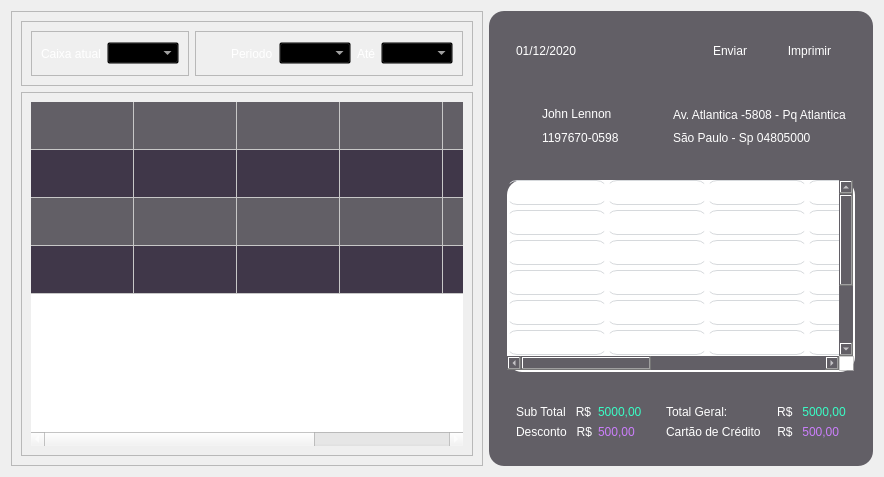
      <widget class="QWidget" name="tab">
       <attribute name="icon">
        <iconset resource="../qrc/source.qrc">
         <normaloff>:/iconteste/icons/clipboard.png</normaloff>:/iconteste/icons/clipboard.png</iconset>
       </attribute>
       <attribute name="title">
        <string>Pedidos</string>
       </attribute>
       <layout class="QHBoxLayout" name="horizontalLayout_14">
        <item>
         <widget class="QFrame" name="frame_20">
          <property name="styleSheet">
           <string notr="true">color:white;</string>
          </property>
          <property name="frameShape">
           <enum>QFrame::StyledPanel</enum>
          </property>
          <property name="frameShadow">
           <enum>QFrame::Raised</enum>
          </property>
          <layout class="QVBoxLayout" name="verticalLayout_4">
           <item>
            <widget class="QFrame" name="frame_17">
             <property name="frameShape">
              <enum>QFrame::StyledPanel</enum>
             </property>
             <property name="frameShadow">
              <enum>QFrame::Raised</enum>
             </property>
             <layout class="QHBoxLayout" name="horizontalLayout_12">
              <item>
               <widget class="QFrame" name="frame_18">
                <property name="frameShape">
                 <enum>QFrame::StyledPanel</enum>
                </property>
                <property name="frameShadow">
                 <enum>QFrame::Raised</enum>
                </property>
                <layout class="QHBoxLayout" name="horizontalLayout_11">
                 <item>
                  <widget class="QPushButton" name="pushButton_9">
                   <property name="minimumSize">
                    <size>
                     <width>0</width>
                     <height>25</height>
                    </size>
                   </property>
                   <property name="maximumSize">
                    <size>
                     <width>200</width>
                     <height>16777215</height>
                    </size>
                   </property>
                   <property name="styleSheet">
                    <string notr="true">QPushButton{
border:0px;
border-radius:12px;
}
QPushButton::hover
{

background-color:#281c35;

}
QPushButton::pressed
{
border-style: outset;
border-width: 3px;
border-color: #30fcc2;
background-color:281c35;
}</string>
                   </property>
                   <property name="text">
                    <string>Caixa atual</string>
                   </property>
                   <property name="icon">
                    <iconset resource="../qrc/source.qrc">
                     <normaloff>:/iconteste/icons/store.png</normaloff>:/iconteste/icons/store.png</iconset>
                   </property>
                   <property name="iconSize">
                    <size>
                     <width>24</width>
                     <height>24</height>
                    </size>
                   </property>
                  </widget>
                 </item>
                 <item>
                  <widget class="QComboBox" name="comboBox">
                   <property name="styleSheet">
                    <string notr="true">background-color:transparent;
color:white;</string>
                   </property>
                  </widget>
                 </item>
                </layout>
               </widget>
              </item>
              <item>
               <widget class="QFrame" name="frame_19">
                <property name="frameShape">
                 <enum>QFrame::StyledPanel</enum>
                </property>
                <property name="frameShadow">
                 <enum>QFrame::Raised</enum>
                </property>
                <layout class="QHBoxLayout" name="horizontalLayout_10">
                 <item>
                  <widget class="QLabel" name="label_24">
                   <property name="minimumSize">
                    <size>
                     <width>20</width>
                     <height>20</height>
                    </size>
                   </property>
                   <property name="maximumSize">
                    <size>
                     <width>20</width>
                     <height>20</height>
                    </size>
                   </property>
                   <property name="styleSheet">
                    <string notr="true">border-image: url(:/iconsteste/user.png);</string>
                   </property>
                   <property name="text">
                    <string/>
                   </property>
                  </widget>
                 </item>
                 <item>
                  <widget class="QLabel" name="label_25">
                   <property name="text">
                    <string>Periodo</string>
                   </property>
                  </widget>
                 </item>
                 <item>
                  <widget class="QComboBox" name="comboBox_3">
                   <property name="styleSheet">
                    <string notr="true">background-color:transparent;
color:white;</string>
                   </property>
                  </widget>
                 </item>
                 <item>
                  <widget class="QLabel" name="label_27">
                   <property name="text">
                    <string>Até</string>
                   </property>
                  </widget>
                 </item>
                 <item>
                  <widget class="QComboBox" name="comboBox_2">
                   <property name="styleSheet">
                    <string notr="true">background-color:transparent;
color:white;</string>
                   </property>
                  </widget>
                 </item>
                </layout>
               </widget>
              </item>
             </layout>
            </widget>
           </item>
           <item>
            <widget class="QFrame" name="frame_21">
             <property name="frameShape">
              <enum>QFrame::StyledPanel</enum>
             </property>
             <property name="frameShadow">
              <enum>QFrame::Raised</enum>
             </property>
             <layout class="QHBoxLayout" name="horizontalLayout_13">
              <item>
               <widget class="QTableWidget" name="tableWidget_2">
                <property name="minimumSize">
                 <size>
                  <width>0</width>
                  <height>0</height>
                 </size>
                </property>
                <property name="styleSheet">
                 <string notr="true">
QTableWidget::item { 
background-color: #625f66; }
QTableWidget::item:alternate {
 background-color: #403749; } 

QTableWidget{
color:white;
border:0px;
}</string>
                </property>
                <property name="alternatingRowColors">
                 <bool>true</bool>
                </property>
                <attribute name="horizontalHeaderVisible">
                 <bool>false</bool>
                </attribute>
                <attribute name="horizontalHeaderCascadingSectionResizes">
                 <bool>false</bool>
                </attribute>
                <attribute name="horizontalHeaderDefaultSectionSize">
                 <number>103</number>
                </attribute>
                <attribute name="horizontalHeaderHighlightSections">
                 <bool>false</bool>
                </attribute>
                <attribute name="horizontalHeaderShowSortIndicator" stdset="0">
                 <bool>false</bool>
                </attribute>
                <attribute name="horizontalHeaderStretchLastSection">
                 <bool>false</bool>
                </attribute>
                <attribute name="verticalHeaderVisible">
                 <bool>false</bool>
                </attribute>
                <attribute name="verticalHeaderCascadingSectionResizes">
                 <bool>false</bool>
                </attribute>
                <attribute name="verticalHeaderDefaultSectionSize">
                 <number>48</number>
                </attribute>
                <attribute name="verticalHeaderHighlightSections">
                 <bool>false</bool>
                </attribute>
                <attribute name="verticalHeaderShowSortIndicator" stdset="0">
                 <bool>false</bool>
                </attribute>
                <attribute name="verticalHeaderStretchLastSection">
                 <bool>false</bool>
                </attribute>
                <row>
                 <property name="text">
                  <string>New Row</string>
                 </property>
                </row>
                <row>
                 <property name="text">
                  <string>New Row</string>
                 </property>
                </row>
                <row>
                 <property name="text">
                  <string>New Row</string>
                 </property>
                </row>
                <row>
                 <property name="text">
                  <string>New Row</string>
                 </property>
                </row>
                <column>
                 <property name="text">
                  <string>New Column</string>
                 </property>
                </column>
                <column>
                 <property name="text">
                  <string>New Column</string>
                 </property>
                </column>
                <column>
                 <property name="text">
                  <string>New Column</string>
                 </property>
                </column>
                <column>
                 <property name="text">
                  <string>New Column</string>
                 </property>
                </column>
                <column>
                 <property name="text">
                  <string>New Column</string>
                 </property>
                </column>
                <column>
                 <property name="text">
                  <string>New Column</string>
                 </property>
                </column>
               </widget>
              </item>
             </layout>
            </widget>
           </item>
          </layout>
         </widget>
        </item>
        <item>
         <widget class="QFrame" name="frame_5">
          <property name="maximumSize">
           <size>
            <width>400</width>
            <height>16777215</height>
           </size>
          </property>
          <property name="styleSheet">
           <string notr="true">color: white;
background-color:#625f66;
border-radius:15px;</string>
          </property>
          <property name="frameShape">
           <enum>QFrame::StyledPanel</enum>
          </property>
          <property name="frameShadow">
           <enum>QFrame::Raised</enum>
          </property>
          <layout class="QVBoxLayout" name="verticalLayout_2">
           <item>
            <widget class="QFrame" name="frame_6">
             <property name="frameShape">
              <enum>QFrame::StyledPanel</enum>
             </property>
             <property name="frameShadow">
              <enum>QFrame::Raised</enum>
             </property>
             <layout class="QHBoxLayout" name="horizontalLayout_9">
              <item>
               <widget class="QFrame" name="frame_7">
                <property name="frameShape">
                 <enum>QFrame::StyledPanel</enum>
                </property>
                <property name="frameShadow">
                 <enum>QFrame::Raised</enum>
                </property>
                <layout class="QHBoxLayout" name="horizontalLayout_8">
                 <item>
                  <widget class="QLabel" name="current_date">
                   <property name="text">
                    <string>01/12/2020</string>
                   </property>
                  </widget>
                 </item>
                </layout>
               </widget>
              </item>
              <item>
               <widget class="QFrame" name="frame_8">
                <property name="frameShape">
                 <enum>QFrame::StyledPanel</enum>
                </property>
                <property name="frameShadow">
                 <enum>QFrame::Raised</enum>
                </property>
                <layout class="QHBoxLayout" name="horizontalLayout_7">
                 <item>
                  <widget class="QPushButton" name="pushButton_7">
                   <property name="minimumSize">
                    <size>
                     <width>40</width>
                     <height>25</height>
                    </size>
                   </property>
                   <property name="styleSheet">
                    <string notr="true">QPushButton{
border:0px;
border-radius:5px;
}
QPushButton::hover
{

background-color:#403749;

}
QPushButton::pressed
{
border-style: outset;
border-width: 3px;
border-color: #30fcc2;
background-color:625f66;
}</string>
                   </property>
                   <property name="text">
                    <string>Enviar</string>
                   </property>
                   <property name="icon">
                    <iconset resource="../qrc/source.qrc">
                     <normaloff>:/iconteste/icons/send-file-icon-18-256.png</normaloff>:/iconteste/icons/send-file-icon-18-256.png</iconset>
                   </property>
                  </widget>
                 </item>
                 <item>
                  <widget class="QPushButton" name="pushButton_8">
                   <property name="minimumSize">
                    <size>
                     <width>25</width>
                     <height>25</height>
                    </size>
                   </property>
                   <property name="styleSheet">
                    <string notr="true">QPushButton{
border:0px;
border-radius:5px;
}
QPushButton::hover
{

background-color:#403749;

}
QPushButton::pressed
{
border-style: outset;
border-width: 3px;
border-color: #30fcc2;
background-color:625f66;
}</string>
                   </property>
                   <property name="text">
                    <string>Imprimir</string>
                   </property>
                   <property name="icon">
                    <iconset resource="../qrc/source.qrc">
                     <normaloff>:/iconteste/icons/printer.png</normaloff>:/iconteste/icons/printer.png</iconset>
                   </property>
                  </widget>
                 </item>
                </layout>
               </widget>
              </item>
             </layout>
            </widget>
           </item>
           <item>
            <widget class="QFrame" name="frame_9">
             <property name="maximumSize">
              <size>
               <width>16777215</width>
               <height>80</height>
              </size>
             </property>
             <property name="frameShape">
              <enum>QFrame::StyledPanel</enum>
             </property>
             <property name="frameShadow">
              <enum>QFrame::Raised</enum>
             </property>
             <layout class="QHBoxLayout" name="horizontalLayout_6">
              <item>
               <widget class="QFrame" name="frame_10">
                <property name="maximumSize">
                 <size>
                  <width>16777215</width>
                  <height>60</height>
                 </size>
                </property>
                <property name="frameShape">
                 <enum>QFrame::StyledPanel</enum>
                </property>
                <property name="frameShadow">
                 <enum>QFrame::Raised</enum>
                </property>
                <layout class="QFormLayout" name="formLayout_3">
                 <item row="0" column="0">
                  <widget class="QLabel" name="label_8">
                   <property name="minimumSize">
                    <size>
                     <width>20</width>
                     <height>20</height>
                    </size>
                   </property>
                   <property name="maximumSize">
                    <size>
                     <width>20</width>
                     <height>20</height>
                    </size>
                   </property>
                   <property name="styleSheet">
                    <string notr="true">border-image: url(:/iconteste/icons/user.png);</string>
                   </property>
                   <property name="text">
                    <string/>
                   </property>
                  </widget>
                 </item>
                 <item row="0" column="1">
                  <widget class="QLabel" name="client_name_label">
                   <property name="text">
                    <string>John Lennon</string>
                   </property>
                  </widget>
                 </item>
                 <item row="1" column="0">
                  <widget class="QLabel" name="label_11">
                   <property name="minimumSize">
                    <size>
                     <width>20</width>
                     <height>20</height>
                    </size>
                   </property>
                   <property name="maximumSize">
                    <size>
                     <width>20</width>
                     <height>20</height>
                    </size>
                   </property>
                   <property name="styleSheet">
                    <string notr="true">border-image: url(:/iconteste/icons/phone.png);</string>
                   </property>
                   <property name="text">
                    <string/>
                   </property>
                  </widget>
                 </item>
                 <item row="1" column="1">
                  <widget class="QLabel" name="client_tell_label">
                   <property name="text">
                    <string>1197670-0598</string>
                   </property>
                  </widget>
                 </item>
                </layout>
               </widget>
              </item>
              <item>
               <widget class="QFrame" name="frame_11">
                <property name="maximumSize">
                 <size>
                  <width>16777215</width>
                  <height>60</height>
                 </size>
                </property>
                <property name="frameShape">
                 <enum>QFrame::StyledPanel</enum>
                </property>
                <property name="frameShadow">
                 <enum>QFrame::Raised</enum>
                </property>
                <layout class="QFormLayout" name="formLayout_4">
                 <item row="0" column="0">
                  <widget class="QLabel" name="label_13">
                   <property name="minimumSize">
                    <size>
                     <width>20</width>
                     <height>20</height>
                    </size>
                   </property>
                   <property name="maximumSize">
                    <size>
                     <width>20</width>
                     <height>20</height>
                    </size>
                   </property>
                   <property name="styleSheet">
                    <string notr="true">border-image: url(:/iconteste/icons/truck.png);</string>
                   </property>
                   <property name="text">
                    <string/>
                   </property>
                  </widget>
                 </item>
                 <item row="0" column="1">
                  <widget class="QLabel" name="delicery_place_label">
                   <property name="text">
                    <string>Av. Atlantica -5808 - Pq Atlantica</string>
                   </property>
                  </widget>
                 </item>
                 <item row="1" column="1">
                  <widget class="QLabel" name="label_14">
                   <property name="text">
                    <string>São Paulo - Sp 04805000</string>
                   </property>
                  </widget>
                 </item>
                </layout>
               </widget>
              </item>
             </layout>
            </widget>
           </item>
           <item>
            <widget class="QFrame" name="frame_12">
             <property name="frameShape">
              <enum>QFrame::StyledPanel</enum>
             </property>
             <property name="frameShadow">
              <enum>QFrame::Raised</enum>
             </property>
             <layout class="QHBoxLayout" name="horizontalLayout_5">
              <item>
               <widget class="QTableWidget" name="tableWidget">
                <property name="styleSheet">
                 <string notr="true">QTableWidget{
background-color: white;
color:black;
border-bottom: 2px solid white;
border-right: 2px solid white;
}

QTableView::item {
border-bottom: 1px solid #d6d9dc;
border-top: 1px solid #d6d9dc;
margin-bottom:5px;
border-radius:10px;




}
QTableView::section{
color:blue;
}</string>
                </property>
                <property name="frameShape">
                 <enum>QFrame::StyledPanel</enum>
                </property>
                <property name="frameShadow">
                 <enum>QFrame::Plain</enum>
                </property>
                <property name="textElideMode">
                 <enum>Qt::ElideRight</enum>
                </property>
                <property name="verticalScrollMode">
                 <enum>QAbstractItemView::ScrollPerItem</enum>
                </property>
                <property name="showGrid">
                 <bool>false</bool>
                </property>
                <property name="cornerButtonEnabled">
                 <bool>true</bool>
                </property>
                <attribute name="horizontalHeaderVisible">
                 <bool>false</bool>
                </attribute>
                <attribute name="horizontalHeaderDefaultSectionSize">
                 <number>100</number>
                </attribute>
                <attribute name="horizontalHeaderHighlightSections">
                 <bool>false</bool>
                </attribute>
                <attribute name="horizontalHeaderMinimumSectionSize">
                 <number>50</number>
                </attribute>
                <attribute name="horizontalHeaderStretchLastSection">
                 <bool>false</bool>
                </attribute>
                <attribute name="verticalHeaderVisible">
                 <bool>false</bool>
                </attribute>
                <attribute name="verticalHeaderHighlightSections">
                 <bool>false</bool>
                </attribute>
                <attribute name="verticalHeaderStretchLastSection">
                 <bool>false</bool>
                </attribute>
                <row>
                 <property name="text">
                  <string>New Row</string>
                 </property>
                </row>
                <row>
                 <property name="text">
                  <string>New Row</string>
                 </property>
                </row>
                <row>
                 <property name="text">
                  <string>New Row</string>
                 </property>
                </row>
                <row>
                 <property name="text">
                  <string>New Row</string>
                 </property>
                </row>
                <row>
                 <property name="text">
                  <string>New Row</string>
                 </property>
                </row>
                <row>
                 <property name="text">
                  <string>New Row</string>
                 </property>
                </row>
                <row>
                 <property name="text">
                  <string>New Row</string>
                 </property>
                </row>
                <row>
                 <property name="text">
                  <string>New Row</string>
                 </property>
                </row>
                <column>
                 <property name="text">
                  <string>New Column</string>
                 </property>
                </column>
                <column>
                 <property name="text">
                  <string>New Column</string>
                 </property>
                </column>
                <column>
                 <property name="text">
                  <string>New Column</string>
                 </property>
                </column>
                <column>
                 <property name="text">
                  <string>New Column</string>
                 </property>
                </column>
                <column>
                 <property name="text">
                  <string>New Column</string>
                 </property>
                </column>
                <column>
                 <property name="text">
                  <string>New Column</string>
                 </property>
                </column>
                <column>
                 <property name="text">
                  <string>New Column</string>
                 </property>
                </column>
                <item row="1" column="2">
                 <property name="text">
                  <string/>
                 </property>
                </item>
                <item row="1" column="4">
                 <property name="text">
                  <string/>
                 </property>
                </item>
                <item row="1" column="5">
                 <property name="text">
                  <string>da</string>
                 </property>
                </item>
                <item row="2" column="2">
                 <property name="text">
                  <string/>
                 </property>
                </item>
                <item row="2" column="3">
                 <property name="text">
                  <string/>
                 </property>
                </item>
                <item row="2" column="4">
                 <property name="text">
                  <string/>
                 </property>
                </item>
                <item row="2" column="5">
                 <property name="text">
                  <string>sd</string>
                 </property>
                </item>
                <item row="3" column="2">
                 <property name="text">
                  <string/>
                 </property>
                </item>
                <item row="3" column="3">
                 <property name="text">
                  <string/>
                 </property>
                </item>
                <item row="3" column="4">
                 <property name="text">
                  <string/>
                 </property>
                </item>
                <item row="4" column="2">
                 <property name="text">
                  <string/>
                 </property>
                </item>
                <item row="4" column="3">
                 <property name="text">
                  <string/>
                 </property>
                </item>
                <item row="4" column="4">
                 <property name="text">
                  <string/>
                 </property>
                </item>
                <item row="4" column="5">
                 <property name="text">
                  <string>a</string>
                 </property>
                </item>
                <item row="5" column="3">
                 <property name="text">
                  <string/>
                 </property>
                </item>
                <item row="5" column="4">
                 <property name="text">
                  <string/>
                 </property>
                </item>
                <item row="5" column="5">
                 <property name="text">
                  <string>sda</string>
                 </property>
                </item>
                <item row="6" column="3">
                 <property name="text">
                  <string/>
                 </property>
                </item>
                <item row="6" column="5">
                 <property name="text">
                  <string>sdas</string>
                 </property>
                </item>
               </widget>
              </item>
             </layout>
            </widget>
           </item>
           <item>
            <widget class="QFrame" name="frame_15">
             <property name="frameShape">
              <enum>QFrame::StyledPanel</enum>
             </property>
             <property name="frameShadow">
              <enum>QFrame::Raised</enum>
             </property>
             <layout class="QHBoxLayout" name="horizontalLayout_4">
              <item>
               <widget class="QFrame" name="frame_13">
                <property name="frameShape">
                 <enum>QFrame::StyledPanel</enum>
                </property>
                <property name="frameShadow">
                 <enum>QFrame::Raised</enum>
                </property>
                <layout class="QFormLayout" name="formLayout_2">
                 <item row="0" column="0">
                  <widget class="QLabel" name="label_15">
                   <property name="text">
                    <string>Sub Total   R$</string>
                   </property>
                  </widget>
                 </item>
                 <item row="0" column="1">
                  <widget class="QLabel" name="subtotal">
                   <property name="styleSheet">
                    <string notr="true">color:#39fdc5;</string>
                   </property>
                   <property name="text">
                    <string>5000,00</string>
                   </property>
                  </widget>
                 </item>
                 <item row="1" column="0">
                  <widget class="QLabel" name="label_16">
                   <property name="text">
                    <string>Desconto   R$</string>
                   </property>
                  </widget>
                 </item>
                 <item row="1" column="1">
                  <widget class="QLabel" name="desconto">
                   <property name="styleSheet">
                    <string notr="true">color:#cb7efb;</string>
                   </property>
                   <property name="text">
                    <string>500,00</string>
                   </property>
                  </widget>
                 </item>
                </layout>
               </widget>
              </item>
              <item>
               <widget class="QFrame" name="frame_14">
                <property name="frameShape">
                 <enum>QFrame::StyledPanel</enum>
                </property>
                <property name="frameShadow">
                 <enum>QFrame::Raised</enum>
                </property>
                <layout class="QFormLayout" name="formLayout">
                 <item row="0" column="0">
                  <widget class="QLabel" name="label_19">
                   <property name="text">
                    <string>Total Geral:               R$</string>
                   </property>
                  </widget>
                 </item>
                 <item row="0" column="1">
                  <widget class="QLabel" name="totalgeral">
                   <property name="styleSheet">
                    <string notr="true">color:#39fdc5;</string>
                   </property>
                   <property name="text">
                    <string> 5000,00</string>
                   </property>
                  </widget>
                 </item>
                 <item row="1" column="0">
                  <widget class="QLabel" name="label_20">
                   <property name="text">
                    <string>Cartão de Crédito     R$</string>
                   </property>
                  </widget>
                 </item>
                 <item row="1" column="1">
                  <widget class="QLabel" name="cartodecredito">
                   <property name="styleSheet">
                    <string notr="true">color:#cb7efb;</string>
                   </property>
                   <property name="text">
                    <string> 500,00</string>
                   </property>
                  </widget>
                 </item>
                </layout>
               </widget>
              </item>
             </layout>
            </widget>
           </item>
          </layout>
         </widget>
        </item>
       </layout>
      </widget>
